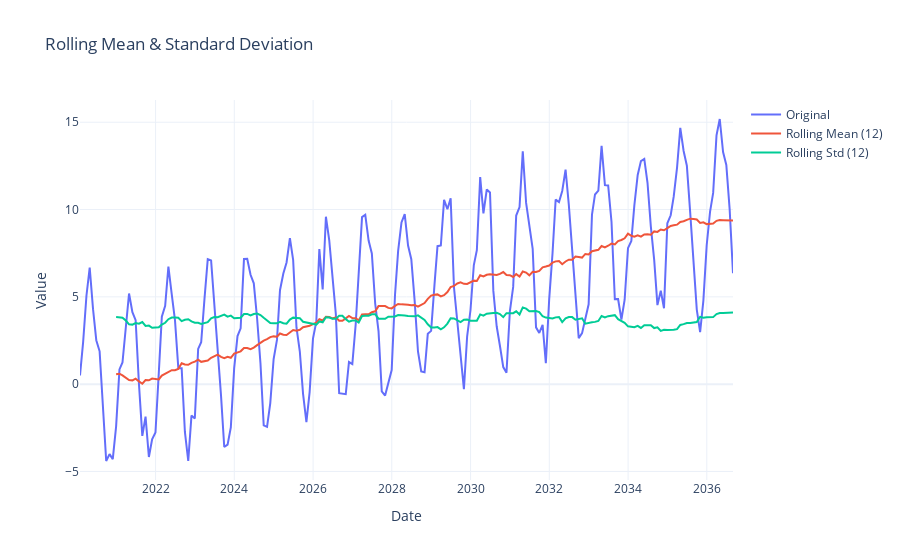

Source (notebook cell):
### Markdown cell above
<details>
<summary><strong>📖 Click to Expand</strong></summary>

##### 🧪 What Does "Stationary" Mean?

Most forecasting models assume that the **statistical properties of a time series stay the same over time** — specifically:
- The **mean** doesn't change (no trend),
- The **variance** stays constant (no wild swings), and
- The relationships with its **own past values** remain stable.

This is called **stationarity**.

Why does it matter?
- Stationary series are **predictable**.
- Non-stationary data needs to be **transformed** (differenced, detrended, etc.) before modeling.

We’ll use:
- **Rolling mean / std** to visually check for stability
- **ADF test** (Augmented Dickey-Fuller) to statistically test for stationarity

</details>

### Code cell
# 📉 Stationarity checks

from statsmodels.tsa.stattools import adfuller
import plotly.graph_objects as go

# Rolling statistics
ts["rolling_mean"] = ts["value"].rolling(window=12).mean()
ts["rolling_std"] = ts["value"].rolling(window=12).std()

fig = go.Figure()
fig.add_trace(go.Scatter(x=ts["date"], y=ts["value"], mode="lines", name="Original"))
fig.add_trace(go.Scatter(x=ts["date"], y=ts["rolling_mean"], mode="lines", name="Rolling Mean (12)"))
fig.add_trace(go.Scatter(x=ts["date"], y=ts["rolling_std"], mode="lines", name="Rolling Std (12)"))

fig.update_layout(
    title="Rolling Mean & Standard Deviation",
    xaxis_title="Date",
    yaxis_title="Value",
    showlegend=True,
    template="plotly_white"
)
fig.show()

# ADF Test
adf_result = adfuller(ts["value"])
print(f"ADF Statistic: {adf_result[0]:.4f}")
print(f"p-value: {adf_result[1]:.4f}")
for key, value in adf_result[4].items():
    print(f"Critical Value ({key}): {value:.4f}")

### Figure 1 — Plotly figure (JSON) as saved in the notebook; plotly's stock layout.template omitted (floating-point values rounded to 4 significant figures; data arrays with more than 128 entries replaced by an {"elided": "..."} marker saying what was removed)
{"data": [{"mode": "lines", "name": "Original", "type": "scatter", "x": {"elided": "200 str values"}, "y": {"elided": "200 float values"}}, {"mode": "lines", "name": "Rolling Mean (12)", "type": "scatter", "x": {"elided": "200 str values"}, "y": {"elided": "200 float values"}}, {"mode": "lines", "name": "Rolling Std (12)", "type": "scatter", "x": {"elided": "200 str values"}, "y": {"elided": "200 float values"}}], "layout": {"showlegend": true, "title": {"text": "Rolling Mean & Standard Deviation"}, "xaxis": {"title": {"text": "Date"}}, "yaxis": {"title": {"text": "Value"}}}}
